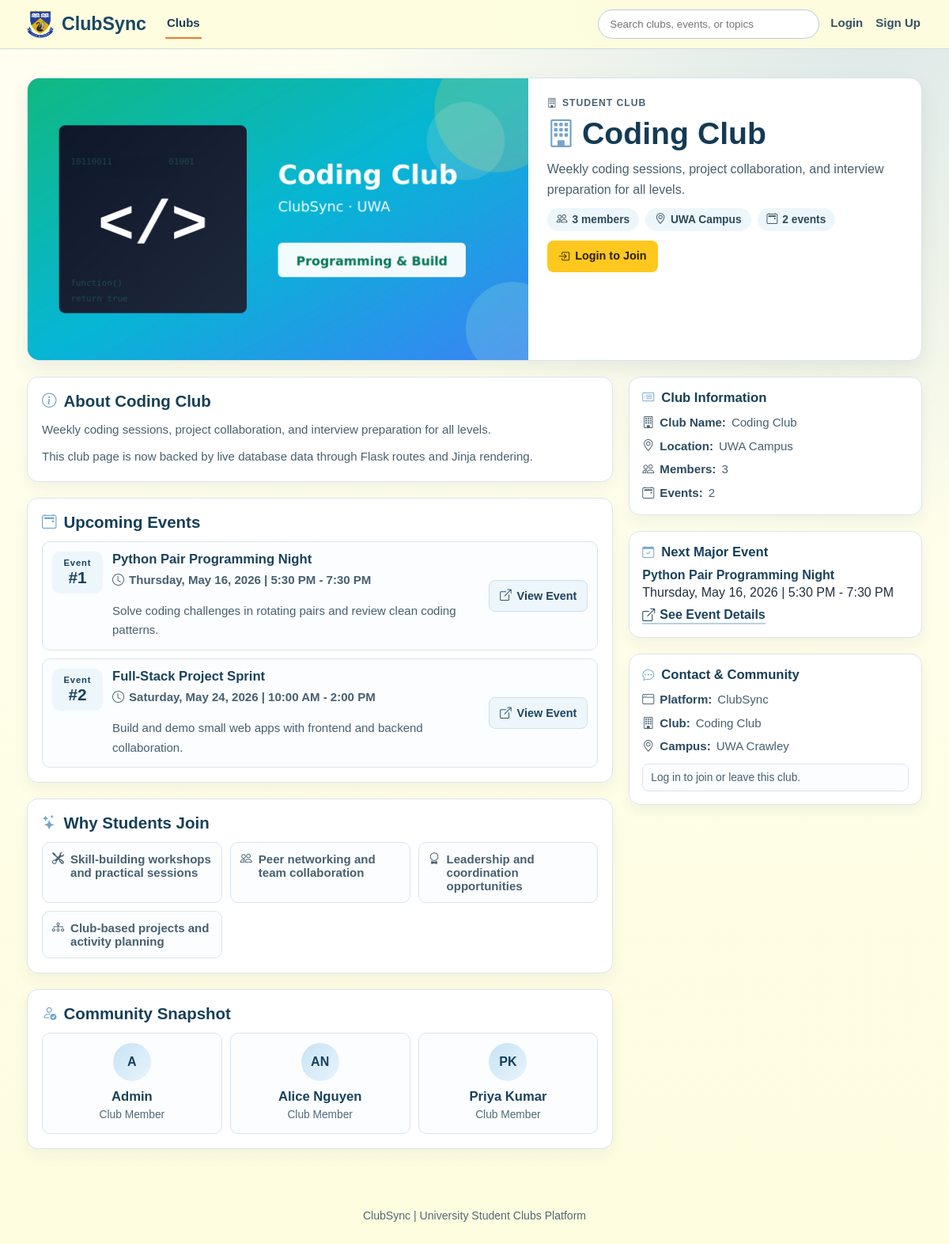
Page /clubs/2 on the committed database.
### models/club.py (models this page shows)
class Club(db.Model):
    __tablename__ = "clubs"
    id = db.Column(db.Integer, primary_key=True)
    name = db.Column(db.String(100), nullable=False)
    description = db.Column(db.Text, nullable=False)
    category = db.Column(db.String(50), nullable=True)
    image_path = db.Column(db.String(255), nullable=True)
    events = db.relationship("Event", backref="club", cascade="all, delete")
    memberships = db.relationship("Membership", backref="club", cascade="all, delete")

### models/event.py (models this page shows)
class Event(db.Model):
    __tablename__ = "events"
    id = db.Column(db.Integer, primary_key=True)
    club_id = db.Column(db.Integer, db.ForeignKey("clubs.id"), nullable=False)
    title = db.Column(db.String(150), nullable=False)
    date = db.Column(db.String(50), nullable=False)
    description = db.Column(db.Text)
    attendances = db.relationship("Attendance", backref="event", cascade="all, delete")

### models/user.py (models this page shows)
class User(db.Model):
    __tablename__ = "users"
    id = db.Column(db.Integer, primary_key=True)
    name = db.Column(db.String(100), nullable=False)
    email = db.Column(db.String(120), unique=True, nullable=False)
    password_hash = db.Column(db.String(255), nullable=False)
    is_admin = db.Column(db.Boolean, default=False, nullable=False)
    memberships = db.relationship("Membership", backref="user", cascade="all, delete")
    attendances = db.relationship("Attendance", backref="user", cascade="all, delete")

### routes/clubs.py (the view)
@clubs_bp.route("/clubs/<int:club_id>")
def club_details(club_id):
    club = Club.query.get_or_404(club_id)
    events = Event.query.filter_by(club_id=club.id).order_by(Event.id.asc()).all()
    current_user = _get_current_user()
    member_club_ids = _member_club_ids_for_user(current_user.id if current_user else None)
    attended_events_by_club = _attended_events_by_club_for_user(
        current_user.id if current_user else None,
        [club.id],
    )
    members = sorted(
        (membership.user for membership in club.memberships if membership.user is not None),
        key=lambda user: user.name.lower(),
    )
    return render_template(
        "club_details.html",
        club=club,
        events=events,
        members=members,
        member_count=len(club.memberships),
        is_member=club.id in member_club_ids,
        attended_events=attended_events_by_club.get(club.id, []),
    )

### templates/club_details.html (shortened to what this page needs)
<!DOCTYPE html>
<html lang="en">
<head>
    <link rel="stylesheet" href="{{ url_for('static', filename='css/styles.css') }}">
    <link rel="stylesheet" href="https://cdn.jsdelivr.net/npm/bootstrap-icons@1.11.3/font/bootstrap-icons.min.css">
    <link rel="stylesheet" href="{{ url_for('static', filename='css/alerts.css') }}">
    <link rel="stylesheet" href="{{ url_for('static', filename='css/club_details.css') }}">
</head>
<body class="clubs-page club-details-page">
{% set active_page = 'club_details' %}
{% include "_site_header.html" %}
<main class="club-details-main">
    {% if club %}
        <section class="club-hero-card">
            <div class="club-hero-visual">
                <img
                    class="club-hero-image"
                    src="{{ url_for('static', filename=club.image_path if club.image_path else 'images/clubs/default.png') }}"
                    alt="{{ club.name }} image"
                    loading="lazy"
                >
            </div>
            <div class="club-hero-content">
                <p class="club-hero-category"><i class="bi bi-building" aria-hidden="true"></i>Student Club</p>
                <h1><i class="bi bi-building" aria-hidden="true"></i>{{ club.name }}</h1>
                <p class="club-hero-tagline">{{ club.description }}</p>
                <div class="club-hero-meta">
                    <span><i class="bi bi-people" aria-hidden="true"></i>{{ member_count }} member{% if member_count != 1 %}s{% endif %}</span>
                    <span><i class="bi bi-geo-alt" aria-hidden="true"></i>UWA Campus</span>
                    <span><i class="bi bi-calendar2-event" aria-hidden="true"></i>{{ events|length }} event{% if events|length != 1 %}s{% endif %}</span>
                </div>
                <div class="club-hero-actions">
                    {% if session.get('user_id') %}
                        {% if is_member %}
                            <form method="POST" action="{{ url_for('clubs.leave_club', club_id=club.id) }}">
                                <input type="hidden" name="csrf_token" value="{{ csrf_token() }}">
                                <input type="hidden" name="next" value="{{ request.path }}">
                                <ul class="leave-club-form-events" data-leave-club-events hidden>
                                    {% for attended_event in attended_events %}
                                        <li>
                                            <span>{{ attended_event.title }}</span>
                                            <small>{{ attended_event.date }}</small>
                                        </li>
                                    {% endfor %}
                                </ul>
                                <button
                                    type="button"
                                    class="club-danger-action"
                                    data-leave-club-trigger
                                    data-club-name="{{ club.name }}"
                                >
                                    <i class="bi bi-dash-circle" aria-hidden="true"></i>Leave Club
                                </button>
                            </form>
                        {% else %}
                            <form method="POST" action="{{ url_for('clubs.join_club', club_id=club.id) }}">
                                <input type="hidden" name="csrf_token" value="{{ csrf_token() }}">
                                <input type="hidden" name="next" value="{{ request.path }}">
                                <button type="submit" class="club-primary-action"><i class="bi bi-person-plus" aria-hidden="true"></i>Join Club</button>
                            </form>
                        {% endif %}
                    {% else %}
                        <a href="{{ url_for('auth.login') }}" class="club-primary-action"><i class="bi bi-box-arrow-in-right" aria-hidden="true"></i>Login to Join</a>
                    {% endif %}
                </div>
            </div>
        </section>
        <div class="club-details-layout">
            <section class="club-details-content">
                <article class="club-section-card">
                    <h2><i class="bi bi-info-circle" aria-hidden="true"></i>About {{ club.name }}</h2>
                    <p>{{ club.description }}</p>
                    <p>This club page is now backed by live database data through Flask routes and Jinja rendering.</p>
                </article>
                <article class="club-section-card">
                    <h2><i class="bi bi-calendar2-event" aria-hidden="true"></i>Upcoming Events</h2>
                    <div class="club-events-list">
                        {% if events %}
                            {% for event in events %}
                                <div class="club-event-item">
                                    <div class="club-event-date">
                                        <span>Event</span>
                                        <strong>#{{ loop.index }}</strong>
                                    </div>
                                    <div class="club-event-details">
                                        <h3>{{ event.title }}</h3>
                                        <p class="club-event-time"><i class="bi bi-clock" aria-hidden="true"></i>{{ event.date }}</p>
                                        <p>{{ event.description if event.description else 'No event description available yet.' }}</p>
                                    </div>
                                <a href="{{ url_for('clubs.event_details', event_id=event.id) }}" class="club-event-cta"><i class="bi bi-box-arrow-up-right" aria-hidden="true"></i>View Event</a>
                                </div>
                            {% endfor %}
                        {% endif %}
                    </div>
                </article>
                <article class="club-section-card">
                    <h2><i class="bi bi-stars" aria-hidden="true"></i>Why Students Join</h2>
                    <div class="club-benefits-grid">
                        <div class="club-benefit"><i class="bi bi-tools" aria-hidden="true"></i>Skill-building workshops and practical sessions</div>
                        <div class="club-benefit"><i class="bi bi-people" aria-hidden="true"></i>Peer networking and team collaboration</div>
                        <div class="club-benefit"><i class="bi bi-award" aria-hidden="true"></i>Leadership and coordination opportunities</div>
                        <div class="club-benefit"><i class="bi bi-diagram-3" aria-hidden="true"></i>Club-based projects and activity planning</div>
                    </div>
                </article>
                <article id="members" class="club-section-card">
                    <h2><i class="bi bi-person-check" aria-hidden="true"></i>Community Snapshot</h2>
                    <div class="club-member-grid">
                        {% if members %}
                            {% for member in members[:8] %}
                                {% set name_parts = member.name.split() %}
                                <div class="club-member-card">
                                    <div class="club-member-avatar">
                                        {{ ((name_parts[0][0] if name_parts else '?') ~ (name_parts[1][0] if name_parts|length > 1 else '')) | upper }}
                                    </div>
                                    <h3>{{ member.name }}</h3>
                                    <p>Club Member</p>
                                </div>
                            {% endfor %}
                        {% else %}
                            <div class="club-member-card">
                                <div class="club-member-avatar">--</div>
                                <h3>No Members Yet</h3>
                                <p>Membership data will appear here once available.</p>
                            </div>
                        {% endif %}
                    </div>
                </article>
            </section>
            <aside class="club-details-sidebar">
                <section class="club-side-card">
                    <h2><i class="bi bi-card-list" aria-hidden="true"></i>Club Information</h2>
                    <ul>
                        <li><i class="bi bi-building" aria-hidden="true"></i><strong>Club Name:</strong> {{ club.name }}</li>
                        <li><i class="bi bi-geo-alt" aria-hidden="true"></i><strong>Location:</strong> UWA Campus</li>
                        <li><i class="bi bi-people" aria-hidden="true"></i><strong>Members:</strong> {{ member_count }}</li>
                        <li><i class="bi bi-calendar2-event" aria-hidden="true"></i><strong>Events:</strong> {{ events|length }}</li>
                    </ul>
                </section>
                <section class="club-side-card">
                    <h2><i class="bi bi-calendar-check" aria-hidden="true"></i>Next Major Event</h2>
                    {% if events %}
                        <p class="club-side-highlight">{{ events[0].title }}</p>
                        <p>{{ events[0].date }}</p>
                        <a href="{{ url_for('clubs.event_details', event_id=events[0].id) }}" class="club-side-link"><i class="bi bi-box-arrow-up-right" aria-hidden="true"></i>See Event Details</a>
                    {% else %}
                        <p class="club-side-highlight">No Upcoming Event</p>
                        <p>Event details will appear after events are created.</p>
                        <a href="{{ url_for('clubs.events') }}" class="club-side-link"><i class="bi bi-calendar2-week" aria-hidden="true"></i>Check Events</a>
                    {% endif %}
                </section>
                <section id="contact" class="club-side-card">
                    <h2><i class="bi bi-chat-dots" aria-hidden="true"></i>Contact & Community</h2>
                    <ul>
                        <li><i class="bi bi-window" aria-hidden="true"></i><strong>Platform:</strong> ClubSync</li>
                        <li><i class="bi bi-building" aria-hidden="true"></i><strong>Club:</strong> {{ club.name }}</li>
                        <li><i class="bi bi-geo-alt" aria-hidden="true"></i><strong>Campus:</strong> UWA Crawley</li>
                    </ul>
                    {% if session.get('user_id') %}
                        <p class="club-side-note">
                            {% if is_member %}
                                You are currently a member of this club.
                            {% else %}
                                You are not currently a member of this club.
                            {% endif %}
                        </p>
                    {% else %}
                        <p class="club-side-note">Log in to join or leave this club.</p>
                    {% endif %}
                </section>
            </aside>
        </div>
    {% endif %}
</main>
<footer class="clubs-footer">
    <p>ClubSync | University Student Clubs Platform</p>
</footer>
</body>
</html>

### rows in the picture
Club: image_path (picture), name "Coding Club", description "Weekly coding sessions, project collaboration, and interview preparation for all levels."
Event: title "Python Pair Programming Night", date "Thursday, May 16, 2026 | 5:30 PM - 7:30 PM", description "Solve coding challenges in rotating pairs and review clean coding patterns."
Event: title "Full-Stack Project Sprint", date "Saturday, May 24, 2026 | 10:00 AM - 2:00 PM", description "Build and demo small web apps with frontend and backend collaboration."
User: name "A", name "Admin"
User: value "AN", name "Alice Nguyen"
User: value "PK", name "Priya Kumar"

### other values in the picture
{{ member_count }} "3"
{{ events|length }} "2"
